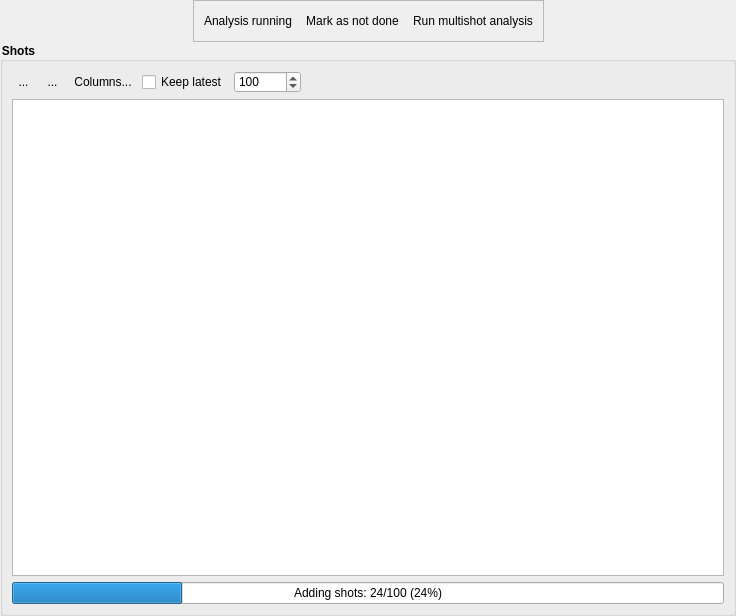
<?xml version="1.0" encoding="UTF-8"?>
<ui version="4.0">
 <class>Form</class>
 <widget class="QWidget" name="Form">
  <property name="geometry">
   <rect>
    <x>0</x>
    <y>0</y>
    <width>736</width>
    <height>616</height>
   </rect>
  </property>
  <property name="windowTitle">
   <string>Form</string>
  </property>
  <property name="styleSheet">
   <string notr="true">QPushButton {
     border: none;
     padding: 4px;
 }

QPushButton:hover {
     background-color: qlineargradient(x1: 0, y1: 0, x2: 0, y2: 1,
                                       stop: 0 #f6f7fa, stop: 1 #dadbde);
     border: 1px solid #8f8f91;
     border-radius: 3px;
 }

 QPushButton:pressed {
     background-color: qlineargradient(x1: 0, y1: 0, x2: 0, y2: 1,
                                       stop: 0 #dadbde, stop: 1 #f6f7fa);
     border: 1px solid #8f8f91;
     border-radius: 3px;
 }

QPushButton:checked {
     background-color: #dadbde;
     border: 1px solid #8f8f91;
     border-radius: 3px;
 }

QPushButton:hover:checked {
     background-color: qlineargradient(x1: 0, y1: 0, x2: 0, y2: 1,
                                       stop: 0 #dadbde, stop: 1 #f6f7fa);
     border: 1px solid #8f8f91;
     border-radius: 3px;
 }

QToolButton {
     border: none;
     padding: 2px;
 }

QToolButton:hover {
     background-color: qlineargradient(x1: 0, y1: 0, x2: 0, y2: 1,
                                       stop: 0 #f6f7fa, stop: 1 #dadbde);
     border: 1px solid #8f8f91;
     border-radius: 3px;
 }

 QToolButton:pressed {
     background-color: qlineargradient(x1: 0, y1: 0, x2: 0, y2: 1,
                                       stop: 0 #dadbde, stop: 1 #f6f7fa);
     border: 1px solid #8f8f91;
     border-radius: 3px;
 }

QToolButton:checked {
     background-color: #dadbde;
     border: 1px solid #8f8f91;
     border-radius: 3px;
 }

QToolButton:hover:checked {
     background-color: qlineargradient(x1: 0, y1: 0, x2: 0, y2: 1,
                                       stop: 0 #dadbde, stop: 1 #f6f7fa);
     border: 1px solid #8f8f91;
     border-radius: 3px;
 }

QGroupBox
{
    font-weight: bold;
}</string>
  </property>
  <layout class="QVBoxLayout" name="verticalLayout_3">
   <property name="spacing">
    <number>0</number>
   </property>
   <property name="margin">
    <number>0</number>
   </property>
   <item>
    <layout class="QVBoxLayout" name="verticalLayout">
     <item>
      <layout class="QHBoxLayout" name="horizontalLayout">
       <item>
        <spacer name="horizontalSpacer_3">
         <property name="orientation">
          <enum>Qt::Horizontal</enum>
         </property>
         <property name="sizeHint" stdset="0">
          <size>
           <width>40</width>
           <height>20</height>
          </size>
         </property>
        </spacer>
       </item>
       <item>
        <widget class="QFrame" name="horizontalFrame">
         <property name="frameShape">
          <enum>QFrame::StyledPanel</enum>
         </property>
         <layout class="QHBoxLayout" name="horizontalLayout_3">
          <property name="leftMargin">
           <number>6</number>
          </property>
          <property name="rightMargin">
           <number>6</number>
          </property>
          <item>
           <widget class="QPushButton" name="pushButton_analysis_running">
            <property name="text">
             <string>Analysis running</string>
            </property>
            <property name="icon">
             <iconset>
              <normaloff>:/qtutils/fugue/control.png</normaloff>:/qtutils/fugue/control.png</iconset>
            </property>
            <property name="checkable">
             <bool>true</bool>
            </property>
           </widget>
          </item>
          <item>
           <widget class="QPushButton" name="pushButton_mark_as_not_done">
            <property name="text">
             <string>Mark as not done</string>
            </property>
            <property name="icon">
             <iconset>
              <normaloff>:/qtutils/fugue/arrow-curve-180.png</normaloff>:/qtutils/fugue/arrow-curve-180.png</iconset>
            </property>
           </widget>
          </item>
          <item>
           <widget class="QPushButton" name="pushButton_run_multishot_analysis">
            <property name="text">
             <string>Run multishot analysis</string>
            </property>
            <property name="icon">
             <iconset>
              <normaloff>:/qtutils/fugue/arrow-curve.png</normaloff>:/qtutils/fugue/arrow-curve.png</iconset>
            </property>
           </widget>
          </item>
         </layout>
        </widget>
       </item>
       <item>
        <spacer name="horizontalSpacer">
         <property name="orientation">
          <enum>Qt::Horizontal</enum>
         </property>
         <property name="sizeHint" stdset="0">
          <size>
           <width>40</width>
           <height>20</height>
          </size>
         </property>
        </spacer>
       </item>
      </layout>
     </item>
     <item>
      <widget class="QGroupBox" name="groupBox">
       <property name="title">
        <string>Shots</string>
       </property>
       <property name="flat">
        <bool>false</bool>
       </property>
       <property name="checkable">
        <bool>false</bool>
       </property>
       <layout class="QVBoxLayout" name="verticalLayout_2">
        <item>
         <layout class="QHBoxLayout" name="horizontalLayout_2">
          <item>
           <widget class="QToolButton" name="toolButton_add_shots">
            <property name="toolTip">
             <string>Add shots</string>
            </property>
            <property name="text">
             <string>...</string>
            </property>
            <property name="icon">
             <iconset>
              <normaloff>:/qtutils/fugue/plus.png</normaloff>:/qtutils/fugue/plus.png</iconset>
            </property>
           </widget>
          </item>
          <item>
           <widget class="QToolButton" name="toolButton_remove_shots">
            <property name="toolTip">
             <string>Remove selected shots</string>
            </property>
            <property name="text">
             <string>...</string>
            </property>
            <property name="icon">
             <iconset>
              <normaloff>:/qtutils/fugue/minus.png</normaloff>:/qtutils/fugue/minus.png</iconset>
            </property>
           </widget>
          </item>
          <item>
           <widget class="QPushButton" name="pushButton_edit_columns">
            <property name="toolTip">
             <string>Edit which columns are displayed</string>
            </property>
            <property name="text">
             <string>Columns...</string>
            </property>
            <property name="icon">
             <iconset>
              <normaloff>:/qtutils/fugue/table--pencil.png</normaloff>:/qtutils/fugue/table--pencil.png</iconset>
            </property>
           </widget>
          </item>
          <item>
           <widget class="QCheckBox" name="checkBox_keep_latest_shots">
            <property name="toolTip">
             <string>Keep only the newest n shots and remove older shots automatically</string>
            </property>
            <property name="text">
             <string>Keep latest</string>
            </property>
           </widget>
          </item>
          <item>
           <widget class="QSpinBox" name="spinBox_keep_latest_shots">
            <property name="toolTip">
             <string>Number of newest shots to retain</string>
            </property>
            <property name="minimum">
             <number>1</number>
            </property>
            <property name="maximum">
             <number>1000000</number>
            </property>
            <property name="value">
             <number>100</number>
            </property>
           </widget>
          </item>
          <item>
           <spacer name="horizontalSpacer_2">
            <property name="orientation">
             <enum>Qt::Horizontal</enum>
            </property>
            <property name="sizeHint" stdset="0">
             <size>
              <width>40</width>
              <height>20</height>
             </size>
            </property>
           </spacer>
          </item>
         </layout>
        </item>
        <item>
         <widget class="TableView" name="tableView">
          <property name="autoScroll">
           <bool>false</bool>
          </property>
          <property name="alternatingRowColors">
           <bool>true</bool>
          </property>
          <property name="verticalScrollMode">
           <enum>QAbstractItemView::ScrollPerPixel</enum>
          </property>
          <property name="horizontalScrollMode">
           <enum>QAbstractItemView::ScrollPerPixel</enum>
          </property>
          <property name="wordWrap">
           <bool>false</bool>
          </property>
         </widget>
        </item>
        <item>
         <widget class="QProgressBar" name="progressBar_add_shots">
          <property name="value">
           <number>24</number>
          </property>
          <property name="format">
           <string>Adding shots: %v/%m (%p%)</string>
          </property>
         </widget>
        </item>
       </layout>
      </widget>
     </item>
    </layout>
   </item>
  </layout>
 </widget>
 <customwidgets>
  <customwidget>
   <class>TableView</class>
   <extends>QTableView</extends>
   <header>qtutils/widgets.h</header>
  </customwidget>
 </customwidgets>
 <resources>
  <include location="../../Anaconda/Lib/site-packages/qtutils/icons/icons.qrc"/>
 </resources>
 <connections/>
</ui>
